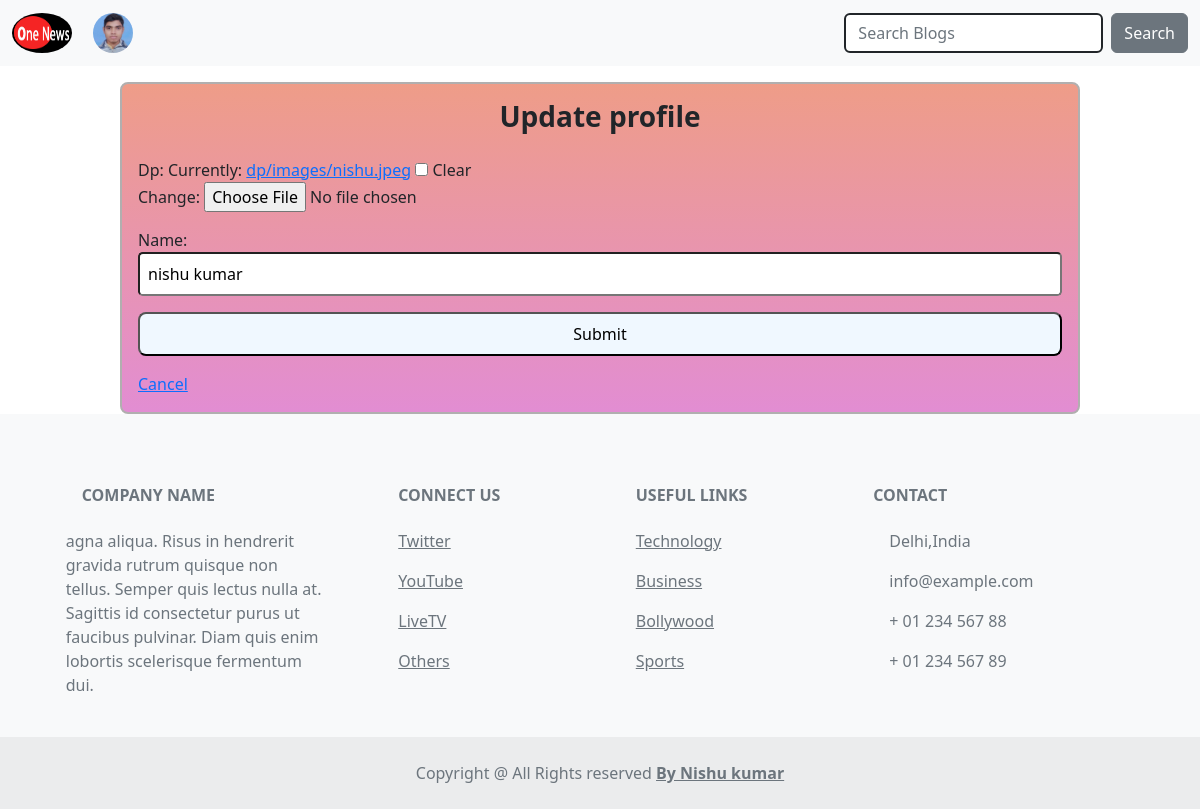
The page /accounts/update/1 (signed in) on the database its author committed.
### accounts/models.py (models this page shows, shortened)
class User(AbstractBaseUser,PermissionsMixin):
  username=models.CharField(max_length=155,unique=True)
  email=models.EmailField(max_length=155,unique=True)
  name=models.CharField(max_length=155,null=True,blank=True)
  dp=models.ImageField(upload_to="dp/images",null=True,blank=True)
  is_active=models.BooleanField(default=True)
  is_staff=models.BooleanField(default=False)
  is_superuser=models.BooleanField(default=False)
  last_login = models.DateTimeField(blank=True, null=True)
  last_updated=models.DateTimeField(blank=True, null=True)
  date_joined=models.DateTimeField("date joined", blank=True,null=True)
  password_reset_token=models.TextField(max_length=500,null=True,blank=True)
  password_reset_token_expire=models.DateTimeField(blank=True,null=True)
  USERNAME_FIELD='username'
  REQUIRED_FIELDS = ['email']
  EMAIL_FIELD='email'
  objects=managers.UserManager()

### accounts/views.py (the view)
# urls.py: path("update/<int:pk>",views.Update.as_view(),name="update"),
class Update(LoginRequiredMixin,generic.UpdateView):
   model=User
   form_class=forms.UpdateForm
   template_name="accounts/update.html"

### accounts/forms.py
class UpdateForm(ModelForm):
  class Meta:
    model=User
    fields=['dp','name']
    widgets={
            'email':EmailInput(attrs={"placeholder":"Email","class":"form-input"}),
            'name':TextInput(attrs={"placeholder":"Name","class":"form-input"}),
    }

### accounts/templates/accounts/update.html
{% extends "accounts/login.html" %} {%block form-heading%}Update
profile{%endblock%} {%block buttonText%} Update{%endblock%}

### newsapp/templates/newsapp/base_form.html (shortened to what this page needs)
{%extends 'newsapp/index.html' %} {%block body%}
<div class="form-wrapper">
  <form class="crud-form" method="post" enctype="multipart/form-data">
    <h3 class="section-heading">{%block form-heading%}{%endblock%}</h3>
    {{form.as_div}} {%block moreform%} {%endblock%}
    <button type="submit">Submit</button>
    {%block formfooter%}
    {%endblock%}
  </form>
</div>
{%endblock%}

### newsapp/templates/newsapp/navbar.html (shortened to what this page needs)
{% load static %}
<nav class="navbar navbar-expand-lg bg-light sticky-top">
  <div class="container-fluid">
    <a class="navbar-brand" href="/"><img src={%static 'logo.png' %} alt=""></a>
    <div class="collapse navbar-collapse" id="navbarSupportedContent">
      {% block navlist%}
      <ul class="navbar-nav me-auto mb-2 mb-lg-0">
        {% if user.is_authenticated %}
        <li class="nav-item dropdown">
          <a
            href="#"
            role="button"
            data-bs-toggle="dropdown"
            aria-expanded="false"
          >
            {% if user.is_authenticated and user.dp %}
            <img
              title="{{user.username}}"
              height="50"
              width="50"
              style="border-radius: 50%; padding: 5px"
              src="{{user.dp.url}}"
              alt="profile seection"
            />
            {%else%}
            <span class="navbar-toggler-icon mt-2"></span>
            {%endif%}
          </a>
        </li>
        {% endif %}
      </ul>
      {%endblock%}
      <form
        method="get"
        class="d-flex"
        role="search"
        action=" {% url 'newsapp:Search' %}"
      >
        <input
          name="search"
          type="search"
          class="form-control me-2"
          placeholder="Search Blogs"
          aria-label="Search"
          style="border: solid 2px"
        />
        <button class="btn btn-secondary" type="submit">Search</button>
      </form>
    </div>
  </div>
</nav>

### newsapp/static/css/style.css (style rules this page uses)
* { margin: 0px; padding: 0px; box-sizing: border-box; }
.navbar { margin-bottom: 1rem; }
.navbar-brand img { width: 60px; height: 40px; border-radius: 50%; }
.section-heading { font-weight: 700; text-align: center; border-radius: 0.5rem; }
.form-wrapper { width: 100%; display: flex; align-items: center; justify-content: center; }
.crud-form { display: flex; flex-direction: column; gap: 1rem; width: 80%; padding: 1rem; background: linear-gradient(rgba(222, 59, 18, 0.5), rgba(197, 28, 166, 0.5)); border: solid 2px rgb(177, 175, 175); border-radius: 0.5rem; }
.crud-form .form-input { width: 100%; border-radius: 0.3rem; padding: 0.5rem; outline: none; transition: all 0.2s linear; }
.crud-form button { width: 100%; padding: 0.5rem; background-color: aliceblue; border-radius: 0.5rem; }

### rows shown on the page
User: username (picture), name "nishu kumar"
